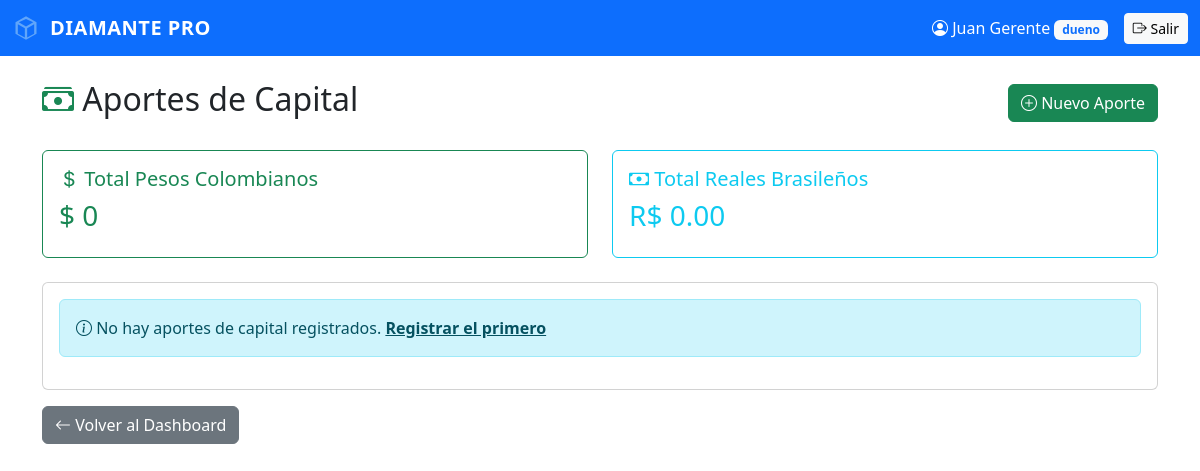
Before: /capital/aportes (signed in) with the older database file.
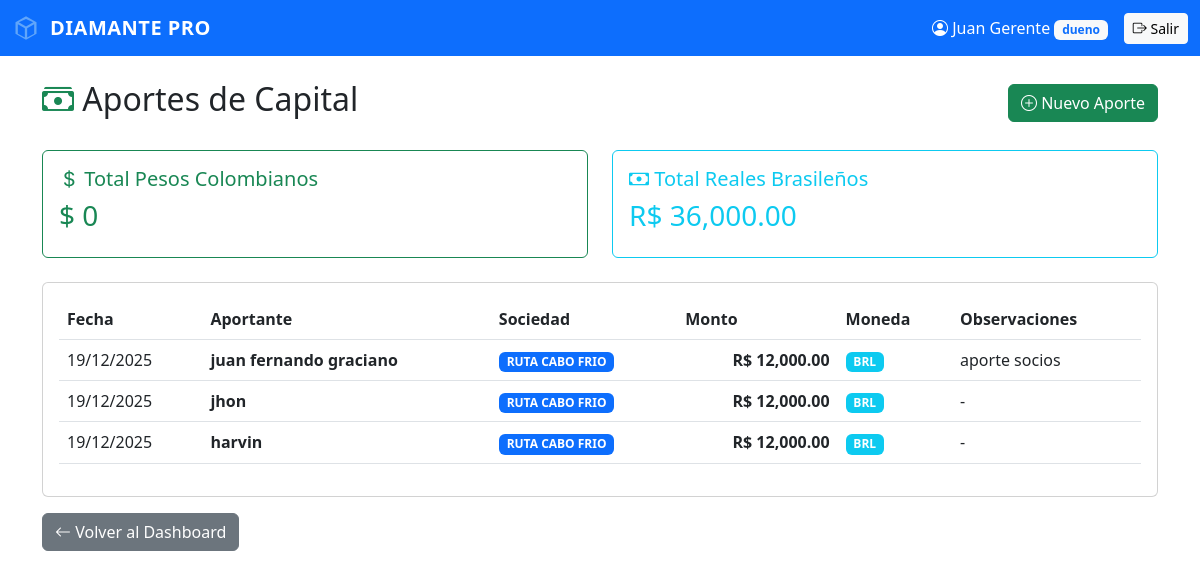
After: the same page with the newer database file.
### app/models.py (models this page shows, shortened)
class AporteCapital(db.Model):
    __tablename__ = 'aportes_capital'
    id = db.Column(db.Integer, primary_key=True)
    sociedad_id = db.Column(db.Integer, db.ForeignKey('sociedades.id'), nullable=False)
    nombre_aportante = db.Column(db.String(100), nullable=False)  # Nombre del socio que aporta
    monto = db.Column(db.Float, nullable=False)
    moneda = db.Column(db.String(3), default='COP')  # COP, USD, BRL, PEN, ARS
    tipo_aporte = db.Column(db.String(20), default='EFECTIVO')  # EFECTIVO, TRANSFERENCIA, CHEQUE
    fecha_aporte = db.Column(db.DateTime, default=datetime.utcnow)
    descripcion = db.Column(db.String(200))
    comprobante = db.Column(db.String(300))  # Ruta de imagen del comprobante
    registrado_por_id = db.Column(db.Integer, db.ForeignKey('usuarios.id'), nullable=False)
    sociedad = db.relationship('Sociedad', backref='aportes')
    registrado_por = db.relationship('Usuario', backref='aportes_registrados')

class Sociedad(db.Model):
    __tablename__ = 'sociedades'
    id = db.Column(db.Integer, primary_key=True)
    nombre = db.Column(db.String(100), nullable=False)  # Ej: "Sociedad con Juan Pérez"
    nombre_socio = db.Column(db.String(100), nullable=False)  # Mantener por compatibilidad
    telefono_socio = db.Column(db.String(20))
    porcentaje_socio = db.Column(db.Float, default=50.0)  # Porcentaje del socio principal
    activo = db.Column(db.Boolean, default=True)
    fecha_creacion = db.Column(db.DateTime, default=datetime.utcnow)
    notas = db.Column(db.String(500))
    nombre_socio_2 = db.Column(db.String(100))
    telefono_socio_2 = db.Column(db.String(20))
    porcentaje_socio_2 = db.Column(db.Float, default=0.0)
    nombre_socio_3 = db.Column(db.String(100))
    telefono_socio_3 = db.Column(db.String(20))
    porcentaje_socio_3 = db.Column(db.Float, default=0.0)

### app/routes.py (the view)
    @app.route('/capital/aportes')
    def capital_lista():
        if 'usuario_id' not in session:
            return redirect(url_for('home'))
        if session.get('rol') not in ['dueno', 'gerente']:
            return redirect(url_for('dashboard'))
        aportes = AporteCapital.query.order_by(AporteCapital.fecha_aporte.desc()).all()
        total_pesos = db.session.query(func.sum(AporteCapital.monto)).filter(AporteCapital.moneda == 'PESOS').scalar() or 0
        total_reales = db.session.query(func.sum(AporteCapital.monto)).filter(AporteCapital.moneda == 'REALES').scalar() or 0
        return render_template('capital_lista.html',
                             aportes=aportes,
                             total_pesos=total_pesos,
                             total_reales=total_reales,
                             nombre=session.get('nombre'),
                             rol=session.get('rol'))

### app/templates/capital_lista.html (shortened to what the changed rows need)
<!DOCTYPE html>
<html>
<head>
    <link href="https://cdn.jsdelivr.net/npm/bootstrap@5.3.0/dist/css/bootstrap.min.css" rel="stylesheet">
    <link rel="stylesheet" href="https://cdn.jsdelivr.net/npm/bootstrap-icons@1.11.0/font/bootstrap-icons.css">
</head>
<body>
    <div class="container mt-4">
        <div class="d-flex justify-content-between align-items-center mb-4">
            <h2><i class="bi bi-cash-stack text-success"></i> Aportes de Capital</h2>
        </div>
        <div class="row mb-4">
            <div class="col-md-6">
                <div class="card border-info">
                    <div class="card-body">
                        <h5 class="card-title text-info">
                            <i class="bi bi-cash"></i> Total Reales Brasileños
                        </h5>
                        <h3 class="text-info">R$ {{ "{:,.2f}".format(total_reales) }}</h3>
                    </div>
                </div>
            </div>
        </div>
        <div class="card">
            <div class="card-body">
                {% if aportes %}
                <div class="table-responsive">
                    <table class="table table-hover">
                        <thead>
                            <tr>
                                <th>Fecha</th>
                                <th>Aportante</th>
                                <th>Sociedad</th>
                                <th>Monto</th>
                                <th>Moneda</th>
                                <th>Observaciones</th>
                            </tr>
                        </thead>
                        <tbody>
                            {% for aporte in aportes %}
                            <tr>
                                <td>{{ aporte.fecha_aporte.strftime('%d/%m/%Y') }}</td>
                                <td><strong>{{ aporte.nombre_aportante }}</strong></td>
                                <td>
                                    {% if aporte.sociedad %}
                                        <span class="badge bg-primary">{{ aporte.sociedad.nombre }}</span>
                                    {% else %}
                                        <span class="text-muted">-</span>
                                    {% endif %}
                                </td>
                                <td class="text-end">
                                    <strong>
                                        {% if aporte.moneda == 'PESOS' %}
                                            $ {{ "{:,.0f}".format(aporte.monto) }}
                                        {% else %}
                                            R$ {{ "{:,.2f}".format(aporte.monto) }}
                                        {% endif %}
                                    </strong>
                                </td>
                                <td>
                                    {% if aporte.moneda == 'PESOS' %}
                                        <span class="badge bg-success">COP</span>
                                    {% else %}
                                        <span class="badge bg-info">BRL</span>
                                    {% endif %}
                                </td>
                                <td>{{ aporte.descripcion or '-' }}</td>
                            </tr>
                            {% endfor %}
                        </tbody>
                    </table>
                </div>
                {% else %}
                <div class="alert alert-info">
                    <i class="bi bi-info-circle"></i> No hay aportes de capital registrados.
                    <a href="/capital/nuevo" class="alert-link">Registrar el primero</a>
                </div>
                {% endif %}
            </div>
        </div>
    </div>
</body>
</html>

Changed rows visible on the page:
added AporteCapital: fecha_aporte "19/12/2025", nombre_aportante "juan fernando graciano", sociedad.nombre "RUTA CABO FRIO", monto "12,000.00", moneda "BRL", descripcion "aporte socios"
added AporteCapital: fecha_aporte "19/12/2025", nombre_aportante "jhon", sociedad.nombre "RUTA CABO FRIO", monto "12,000.00", moneda "BRL", descripcion "-"
added AporteCapital: fecha_aporte "19/12/2025", nombre_aportante "harvin", sociedad.nombre "RUTA CABO FRIO", monto "12,000.00", moneda "BRL", descripcion "-"
Other visible differences:
{{ "{:,.2f}".format(total_reales) }}: "0.00" → "36,000.00"
text no longer shown: "No hay aportes de capital registrados. Registrar el primero"
text now shown: "Fecha Aportante Sociedad Monto Moneda Observaciones"
